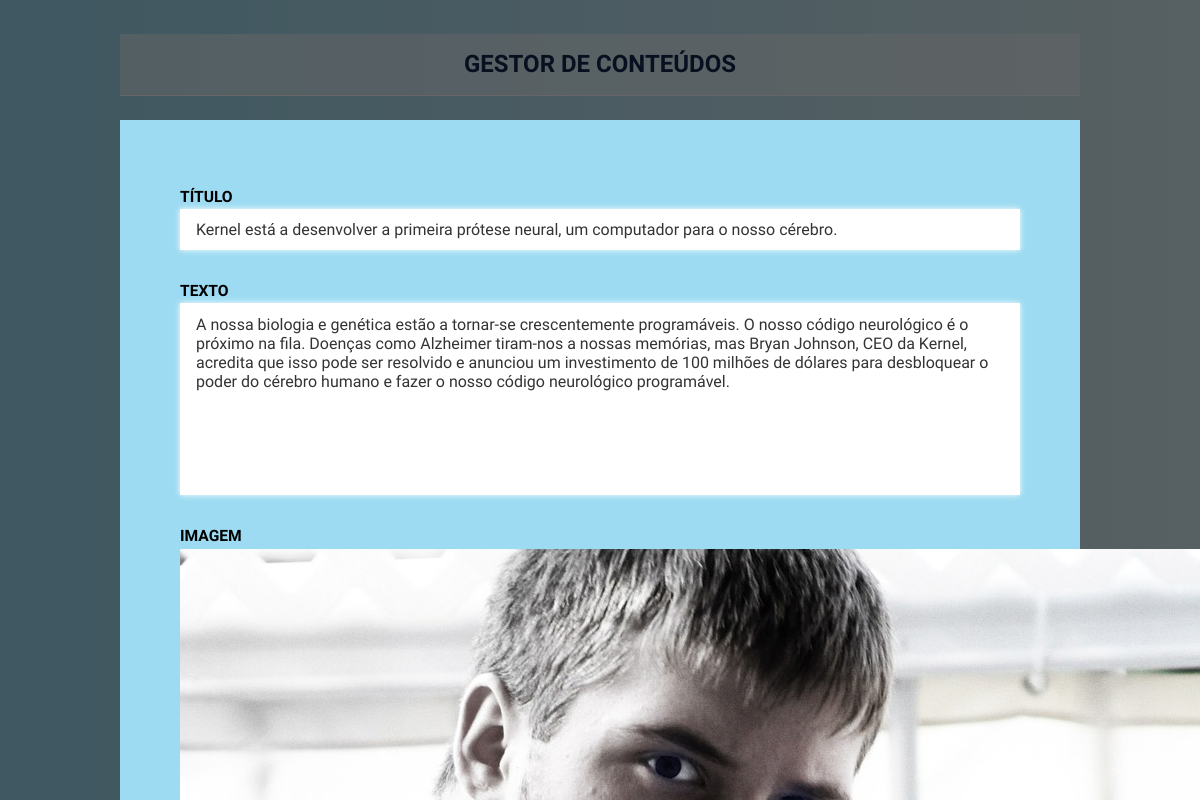
/admin/editar_artigo_fut.php?id=1, run on the app's committed database.
### tables this page shows
CREATE TABLE IF NOT EXISTS `artigos_futuro` (
  `id` int(11) NOT NULL AUTO_INCREMENT,
  `titulo` text NOT NULL,
  `texto` text NOT NULL,
  `imagem` text NOT NULL,
  PRIMARY KEY (`id`)
);

### admin/editar_artigo_fut.php (the view, shortened to what this page needs)
<?php
    $ligacao = mysqli_connect('localhost','root','','teste2');
    mysqli_set_charset($ligacao,'utf8');
    $id = $_GET['id'];
    $consulta = mysqli_query($ligacao , "SELECT * FROM artigos_futuro WHERE id = $id");
    $artigo = mysqli_fetch_assoc($consulta);
?>
<!DOCTYPE html>
<html>
<head>
    <link rel="stylesheet" type="text/css" href="css/style.css" >
</head>
<body>
<header class="top">
  <a href="index.php" class="contentor">
    <h1>
      Gestor de conteúdos
    </h1>
  </a>
</header>
    <div class="contentor">
        <h2>O Futuro</h2>
        <div class="janela_editar">
          <div class="item-insert">
            <form  enctype="multipart/form-data" action="" method="post">
                <label>Título</label>
                <input type="text" name="titulo" value="<?php echo $artigo['titulo']; ?>"/>
                <label>Texto</label>
                <textarea name="texto"><?php echo $artigo['texto']; ?></textarea>
                <label>Imagem</label>
                  <?php if($artigo['imagem'] != ''){ ?>
                     <img src="../img/<?php echo $artigo['imagem']; ?>" accept="image/*"/>
                  <?php } ?>
            </form>
          </div>
        </div>
    </div>
</body>
</html>

### admin/css/style.css (style rules this page uses)
* { box-sizing:border-box; }
a { text-decoration: none; }
body { margin:0; font-family: 'Questrial', sans-serif; background: red; background: -webkit-linear-gradient( left, #9DDBF2, #DAF0F6); background: -o-linear-gradient( left, #9DDBF2, #DAF0F6); background: -moz-linear-gradient( left, #9DDBF2, #DAF0F6); background: linear-gradient(left, 9DDBF2, DAF0F6); }
a { text-decoration:none;color:inherit; }
h1 { margin:0; }
.top { padding:1em; background-color:#000; color:#FFFFFF; font-size: 1.4vw; color:#14284F; background-color: rgba(255, 255, 255, 0.5); text-align:center; display:block; margin:2em auto 0 auto; border-bottom: 0.1vw solid #ffffff; max-width:80%; text-transform: uppercase; }
.top h1 { font-size:2vw; text-align:center; margin:0 auto; }
.contentor h2 { margin:2em auto 0 auto; }
.contentor { max-width:80%; margin:0 auto; }
.item-insert { width: 80%; margin:0 auto; margin-top: 10%; background-color: #9DDBF2; padding:5%; }
label { display:block; margin:0.5em 0 0.2em 0; font-weight:bold; text-transform: uppercase; font-size: 1.3vw; }
input,textarea { display:block; border:none; box-shadow:0 0 0.5vw #ffffff; width:100%; padding:0.7em 1em; margin:0 0 2em 0; font-size:1em; font-family:inherit; color:#333; background:#ffffff; }
textarea { height:12em;font-family:inherit; resize: none; }
.janela_editar { position:fixed; background-color: rgba(0, 0, 0, 0.6); left: 0; top: 0; width: 100%; height: 100%; z-index: 10; }

### data on the page
artigos_futuro: titulo "Kernel está a desenvolver a primeira prótese neural, um computador para o nosso cérebro.", texto "A nossa biologia e genética estão a tornar-se crescentemente programáveis. O nosso código neurológico é o próximo na fila. Doenças como Alzheimer tiram-nos a nossas memórias, mas Bryan Johnson, CEO da Kernel, acredita que isso pode ser resolvido e anunciou um investimento de 100 milhões de dólares para desbloquear o poder do cérebro humano e fazer o nosso código neurológico programável.", imagem (picture)
